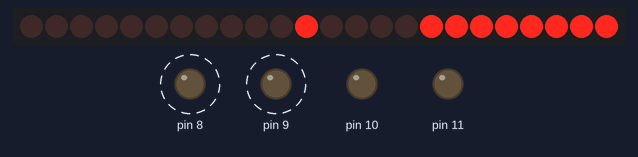
A sketch run on a simulated Arduino Uno, built with avr-gcc and run on an emulated ATmega328P. On the bench: 24 shift-register outputs drawn as a row of LEDs (first output left, lit = HIGH), output pins drawn as LEDs (lit = HIGH). Wiring (inferred from the names in the program): 3 × shift register (74HC595): data pin 3; shift clock pin 2; latch pin 4. Wiring (inferred from the signals the program sends): row of LEDs: on Q0, Q1, Q2, Q3, Q4, Q5, Q6, Q7, Q8, Q9, Q10, Q11, Q12, Q13, Q14, Q15, Q16, Q17, Q18, Q19, Q20, Q21, Q22, Q23. Dashed ring = blinking. Pins used as bus, display or sensor lines are not drawn.

Above: at 0.2 s.
Timing chart, 0 to 4.6 s (numbered marks = the images above):
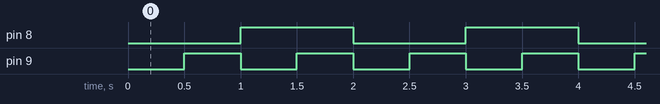

Measured:
- by itself, pin 8: alternates HIGH for 1.0 s and LOW for 1.0 s
- by itself, pin 9: alternates HIGH for 0.50 s and LOW for 0.50 s
- by itself, everything shown: repeats every 2.0 s, in 4 steps

The sketch:

fpga_1lut_test.ino
```cpp
int latchPin = 4;  // Latch pin of 74HC595 is connected to Digital pin 5
int clockPin = 2; // Clock pin of 74HC595 is connected to Digital pin 6
int dataPin = 3;  // Data pin of 74HC595 is connected to Digital pin 4

byte reg1 = 0;    //lut1 pt 1
byte reg2 = 0;    //lut1 pt 2
byte reg3 = 0;    //control
/*
 * setup() - this function runs once when you turn your Arduino on
 * We initialize the serial connection with the computer
 */
void setup()
{
  // Set all the pins of 74HC595 as OUTPUT
  pinMode(latchPin, OUTPUT);
  pinMode(dataPin, OUTPUT);
  pinMode(clockPin, OUTPUT);

  pinMode(8, OUTPUT);
  pinMode(9, OUTPUT);
  pinMode(10, OUTPUT);
  pinMode(11, OUTPUT);

  digitalWrite(8,LOW);
  digitalWrite(9,LOW);
  digitalWrite(10,LOW);
  digitalWrite(11,LOW);
  reg1 = 0;
  reg2 = 0;
  reg3 = 0;
    updateShiftRegister();

  reg1 = 0;
  reg2 = 8;//and gate in a & b
  reg3 = 255; // no adder, no ff
  updateShiftRegister();


}

/*
 * loop() - this function runs over and over again
 */
void loop()
{


    digitalWrite(8,LOW);
  digitalWrite(9,LOW);
  delay(500);
  digitalWrite(8,LOW);
  digitalWrite(9,HIGH);
  delay(500);
  digitalWrite(8,HIGH);
  digitalWrite(9,LOW);
  delay(500);
digitalWrite(8,HIGH);
  digitalWrite(9,HIGH);
  delay(500);


}

/*
 * updateShiftRegister() - This function sets the latchPin to low, then calls the Arduino function 'shiftOut' to shift out contents of variable 'leds' in the shift register before putting the 'latchPin' high again.
 */
void updateShiftRegister()
{
   digitalWrite(latchPin, LOW);
   shiftOut(dataPin, clockPin, MSBFIRST, reg3);
   shiftOut(dataPin, clockPin, MSBFIRST, reg2);
   shiftOut(dataPin, clockPin, MSBFIRST, reg1);
   digitalWrite(latchPin, HIGH);
}
```
